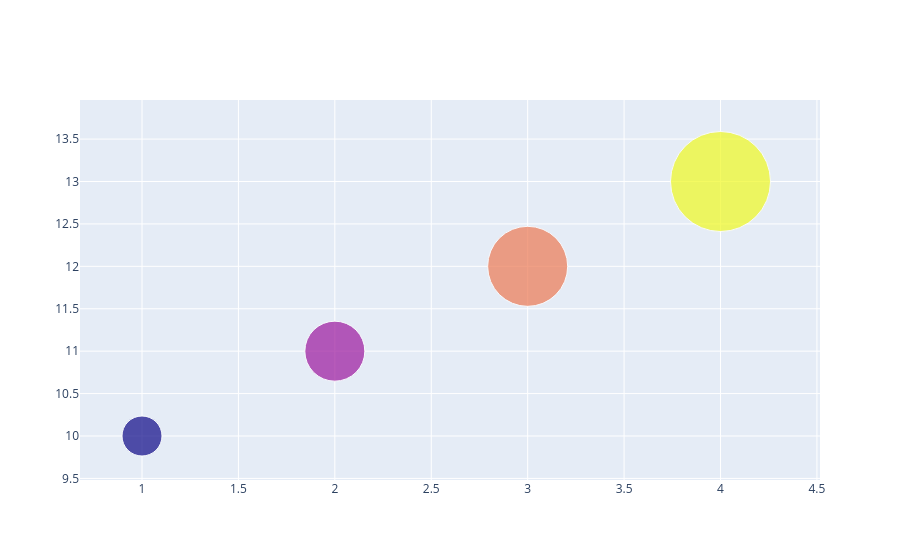

The code cell stored with this chart in its notebook:
### Markdown cell above
Bubble Scatter Plots
在气泡图中，第三维度的数据可以由气泡的大小反应，我们可以在bubble chart notebook一章中详细介绍

在这里，我们手动设置了marker的属性：传入了一个字典，让不同的scatters有着不同的size属性和color属性

### Code cell
import plotly.graph_objects as go

fig = go.Figure(data=go.Scatter(
    x=[1, 2, 3, 4],
    y=[10, 11, 12, 13],
    mode='markers',
    marker=dict(size=[40, 60, 80, 100],
                color=[0, 1, 2, 3])
))

fig.show()

### Figure 1 — Plotly figure (JSON) as saved in the notebook; plotly's stock layout.template omitted (floating-point values rounded to 4 significant figures)
{"data": [{"marker": {"color": [0, 1, 2, 3], "size": [40, 60, 80, 100]}, "mode": "markers", "type": "scatter", "x": [1, 2, 3, 4], "y": [10, 11, 12, 13]}], "layout": {}}
